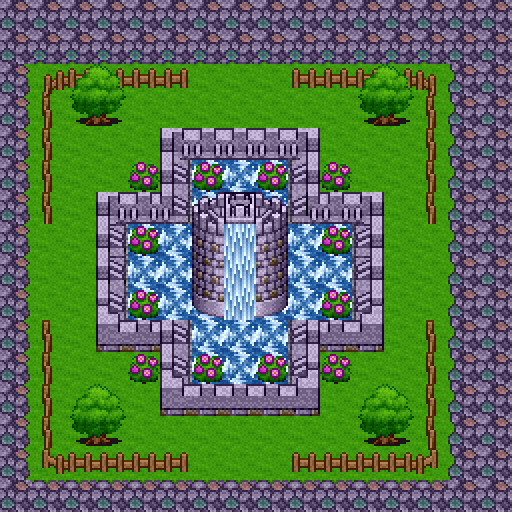

This is a level from a 2D game, rendered from its Tiled map with the project's own tilesets. A one-line summary and the complete map file follow:
An orthogonal 16x16 tile map with 32x32 px tiles, 4 tile layers (ground, ground objects, ceiling objects, ceiling).

<map version="1.0" orientation="orthogonal" width="16" height="16" tilewidth="32" tileheight="32">
 <tileset firstgid="1" source="townFlat.tsx" />
 <layer name="ground" width="16" height="16">
  <data encoding="csv">
191,191,191,191,191,191,191,191,191,191,191,191,191,191,191,191,
191,221,221,221,221,221,221,221,221,221,221,221,221,221,191,191,
192,241,241,241,241,241,241,241,241,241,241,241,241,241,190,191,
192,241,241,241,241,241,241,241,241,241,241,241,241,241,190,191,
192,241,241,241,241,19,20,20,20,21,241,241,241,241,190,191,
192,241,241,241,241,436,125,125,125,435,241,241,241,241,190,191,
192,241,241,19,20,466,125,125,125,465,20,21,241,241,190,191,
192,241,241,49,125,125,241,241,241,125,125,51,241,241,190,191,
192,241,241,49,125,125,241,241,241,125,125,51,241,241,190,191,
192,241,241,79,125,125,125,125,125,125,125,81,241,241,190,191,
192,241,241,109,110,436,125,125,125,435,110,111,241,241,190,191,
192,241,241,241,241,79,125,125,125,81,241,241,241,241,190,191,
192,241,241,241,241,109,110,110,110,111,241,241,241,241,190,191,
192,241,241,241,241,241,241,241,241,241,241,241,241,241,190,191,
192,241,241,241,241,241,241,241,241,241,241,241,241,241,190,191,
191,161,161,161,161,161,161,161,161,161,161,161,161,161,191,191
</data>
 </layer>
 <layer name="ground objects" width="16" height="16">
  <data encoding="csv">
0,0,0,0,0,0,0,0,0,0,0,0,0,0,0,0,
0,0,0,0,0,0,0,0,0,0,0,0,0,0,0,0,
0,379,380,380,380,440,0,0,0,410,380,380,380,381,0,0,
0,409,293,294,0,0,0,0,0,0,0,293,294,409,0,0,
0,409,0,0,0,0,0,0,0,0,0,0,0,409,0,0,
0,409,0,0,289,0,289,0,289,0,289,0,0,409,0,0,
0,409,0,0,0,0,25,24,26,0,0,0,0,409,0,0,
0,0,0,0,289,0,139,53,140,0,289,0,0,0,0,0,
0,0,0,0,0,0,141,53,142,0,0,0,0,0,0,0,
0,0,0,0,289,0,55,83,56,0,289,0,0,0,0,0,
0,409,0,0,0,0,0,0,0,0,0,0,0,409,0,0,
0,409,0,0,289,0,289,0,289,0,289,0,0,409,0,0,
0,409,0,0,0,0,0,0,0,0,0,0,0,409,0,0,
0,409,293,294,0,0,0,0,0,0,0,293,294,409,0,0,
0,439,380,380,380,440,0,0,0,410,380,380,380,411,0,0,
0,0,0,0,0,0,0,0,0,0,0,0,0,0,0,0
</data>
 </layer>
 <objectgroup name="sprites">
  <properties>
   <property name="spriteLayer" value="true" />
  </properties>
 </objectgroup>
 <layer name="ceiling objects" width="16" height="16">
  <data encoding="csv">
0,0,0,0,0,0,0,0,0,0,0,0,0,0,0,0,
0,0,0,0,0,0,0,0,0,0,0,0,0,0,0,0,
0,0,263,264,0,0,0,0,0,0,0,263,264,0,0,0,
0,0,0,0,0,0,0,0,0,0,0,0,0,0,0,0,
0,0,0,0,0,0,0,0,0,0,0,0,0,0,0,0,
0,0,0,0,0,0,0,0,0,0,0,0,0,0,0,0,
0,0,0,0,0,0,0,0,0,0,0,0,0,0,0,0,
0,0,0,0,0,0,0,124,0,0,0,0,0,0,0,0,
0,0,0,0,0,0,0,124,0,0,0,0,0,0,0,0,
0,0,0,0,0,0,0,124,0,0,0,0,0,0,0,0,
0,0,0,0,0,0,0,0,0,0,0,0,0,0,0,0,
0,0,0,0,0,0,0,0,0,0,0,0,0,0,0,0,
0,0,263,264,0,0,0,0,0,0,0,263,264,0,0,0,
0,0,0,0,0,0,0,0,0,0,0,0,0,0,0,0,
0,0,0,0,0,0,0,0,0,0,0,0,0,0,0,0,
0,0,0,0,0,0,0,0,0,0,0,0,0,0,0,0
</data>
 </layer>
 <layer name="ceiling" width="16" height="16">
  <data encoding="csv">
0,0,0,0,0,0,0,0,0,0,0,0,0,0,0,0,
0,0,0,0,0,0,0,0,0,0,0,0,0,0,0,0,
0,0,0,0,0,0,0,0,0,0,0,0,0,0,0,0,
0,0,0,0,0,0,0,0,0,0,0,0,0,0,0,0,
0,0,0,0,0,0,0,0,0,0,0,0,0,0,0,0,
0,0,0,0,0,0,0,0,0,0,0,0,0,0,0,0,
0,0,0,0,0,0,0,0,0,0,0,0,0,0,0,0,
0,0,0,0,0,0,0,0,0,0,0,0,0,0,0,0,
0,0,0,0,0,0,0,0,0,0,0,0,0,0,0,0,
0,0,0,0,0,0,0,0,0,0,0,0,0,0,0,0,
0,0,0,0,0,0,0,0,0,0,0,0,0,0,0,0,
0,0,0,0,0,0,0,0,0,0,0,0,0,0,0,0,
0,0,0,0,0,0,0,0,0,0,0,0,0,0,0,0,
0,0,0,0,0,0,0,0,0,0,0,0,0,0,0,0,
0,0,0,0,0,0,0,0,0,0,0,0,0,0,0,0,
0,0,0,0,0,0,0,0,0,0,0,0,0,0,0,0
</data>
 </layer>
</map>
